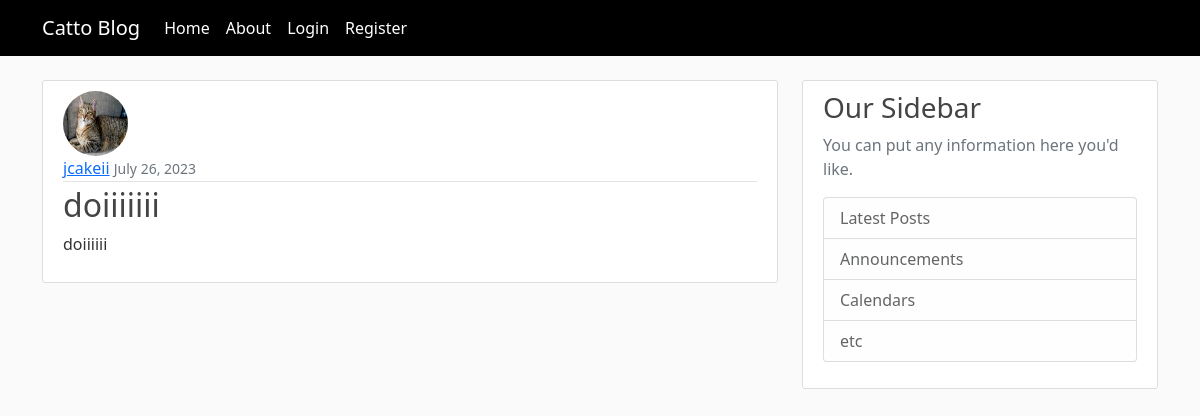
The page /post/10/ on the database its author committed.
### blog/models.py (models this page shows, shortened)
class Post(models.Model): #each class is its own table in the database
    title = models.CharField(max_length = 100)
    content = models.TextField()
    date_posted = models.DateTimeField(default = timezone.now) #set the date posted to current date
    author = models.ForeignKey(User, on_delete=models.CASCADE) #pass in the related User table and what we want Django to do if the user who created the post gets deleted: if a user gets deleted, delete the post

### user/models.py (models this page shows, shortened)
class Profile(models.Model):
    user = models.OneToOneField(User, on_delete=models.CASCADE) #if user is deleted, delete the profile
    image = models.ImageField(default = 'default.jpg', upload_to = 'profile_pics')

### blog/views.py (the view)
# urls.py: path('post/<int:pk>/', PostDetailView.as_view(), name= 'post-detail'), #pk = primary key, the key for the post
class PostDetailView(DetailView):
    model = Post #if named according to convention, only needs one line

### blog/templates/blog/post_detail.html (shortened to what this page needs)
{% extends "blog/base.html" %}
{% block content %}
  <article class="media content-section">
    <img class="rounded-circle article-img" src="{{ object.author.profile.image.url }}">
    <div class="media-body">
      <div class="article-metadata">
        <a class="mr-2" href="{% url 'user-posts' object.author.username %}">{{ object.author }}</a>
        <small class="text-muted">{{ object.date_posted|date:"F d, Y" }}</small>
      </div>
      <h2 class="article-title">{{ object.title }}</h2>
      <p class="article-content">{{ object.content }}</p>
    </div>
  </article>
{% endblock content %}

### blog/static/blog/main.css (style rules this page uses)
body { background: #fafafa; color: #333333; margin-top: 5rem; }
h1, h2, h3, h4, h5, h6 { color: #444444; }
.content-section { background: #ffffff; padding: 10px 20px; border: 1px solid #dddddd; border-radius: 3px; margin-bottom: 20px; }
.article-title { color: #444444; }
.article-content { white-space: pre-line; }
.article-img { height: 65px; width: 65px; margin-right: 16px; }
.article-metadata { padding-bottom: 1px; margin-bottom: 4px; border-bottom: 1px solid #e3e3e3 }

### rows shown on the page
Post: author.profile.image (picture), author "jcakeii", date_posted "July 26, 2023", title "doiiiiiii", content "doiiiiii"
